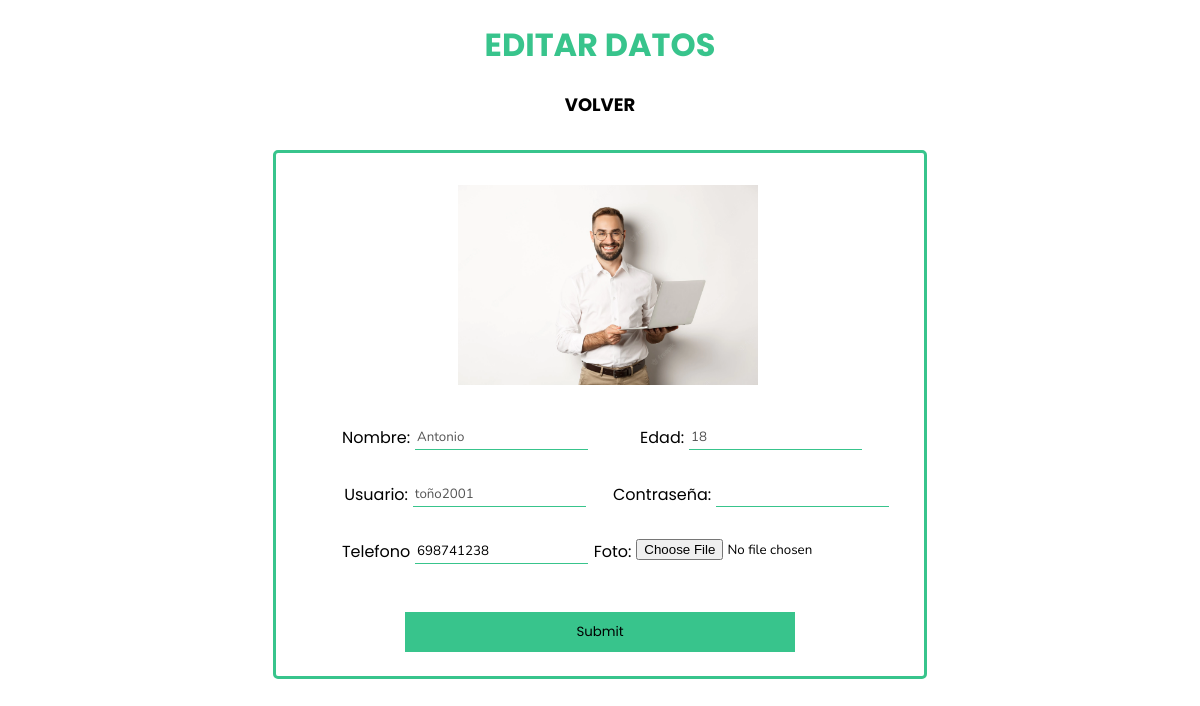
Screenshot of /php/mod_socio.php (signed in) with the database file from the repository.
### tables this page shows
CREATE TABLE `socio` (
  `Id` bigint(20) NOT NULL,
  `Nombre` varchar(50) NOT NULL,
  `Edad` tinyint(2) NOT NULL,
  `Usuario` varchar(30) NOT NULL,
  `Pass` varchar(80) NOT NULL,
  `Telefono` varchar(9) NOT NULL,
  `Foto` varchar(100) NOT NULL
);

### php/mod_socio.php (the view, shortened to what this page needs)
<!DOCTYPE html>
<html lang="es">
<head>
    <link rel="stylesheet" href="https://cdnjs.cloudflare.com/ajax/libs/font-awesome/6.2.0/css/all.min.css" />
    <link rel="stylesheet" href="../estilos/estilosmenu.css">
</head>
<body>
    <?php
    require_once("funciones.php");
    if(isset($_COOKIE['sesion'])){
        list($usu,$nom)=comprobar_sesion('c');
        $permiso=true;
    }else if(isset($_SESSION['tipo'])){
        list($usu,$nom)=comprobar_sesion('s');
        $permiso=true;
    }else{
        $usu='n';
        $permiso=false;
        echo "<p class='mnsmod'>No tiene permiso para acceder. Redirigiendo</p>";
        echo "<META HTTP-EQUIV='REFRESH'CONTENT='4;URL=../index.php'>";
    }
    if($permiso){
        $conexion=conectarservidor();
        if($usu==='a'){
            $cabecera=imprimir_menu($usu,$nom);
            echo $cabecera;
            echo "<h1>EDITAR DATOS</h1>";
            echo btn_volver('socios.php','volverinser');
            $id=$_GET['editsocio'];
            $datos=id_editar('socio',$id);
            while($fila=$datos->fetch_array(MYSQLI_ASSOC)){
                echo "
                <div class='formsinsertmod'>
                    <div class='fila1'>
                        <img src=$fila[Foto]>
                    </div>
                    <form method='post' action='#' enctype='multipart/form-data'>
                        <div class='centrar'>
                            <div class='columna1'>
                                <div>
                                    <label for='modnom'>Nombre:</label>
                                    <input name='modnom' type='text' value=$fila[Nombre]>
                                </div>
                                <div>
                                    <label for='modusu'>Usuario:</label>
                                    <input name='modusu' type='text' value=$fila[Usuario]>
                                </div>
                                <div>
                                    <label for='modtelf'>Telefono</label>
                                    <input name='modtelf' type='text' value=$fila[Telefono]>
                                </div>
                            </div>
                            <div class='columna2'>
                                <div>
                                    <label for='modedad'>Edad:</label>
                                    <input name='modedad' type='number' value=$fila[Edad]>
                                </div>
                                <div>
                                    <label for='modcontrasena'>Contraseña:</label>
                                    <input name='modcontrasena' type='password' value=$fila[Pass]>
                                </div>
                                <div>
                                    <label for='modfoto'>Foto:</label>
                                    <input name='modfoto' type='file' value=$fila[Foto]>
                                </div>
                            </div>
                        </div>
                        <input name='modenviar' type='submit'>
                    </form>
            </div>";
            $ruta=$fila['Foto'];
            }
        }else{
            echo "<h1>EDITAR DATOS</h1>";
            echo btn_volver('datos_socio.php','volverinser');
            $idsocio=$conexion->prepare("select id from socio where usuario=?");
            $idsocio->bind_param("s",$nom);
            $idsocio->bind_result($id);
            $idsocio->execute();
            $datos=id_editar('socio',$id);
            while($fila=$datos->fetch_array(MYSQLI_ASSOC)){
                echo "
                <div class='formsinsertmod'>
                    <div class='fila1'>
                        <img src=$fila[Foto]>
                    </div>
                    <form method='post' action='#' enctype='multipart/form-data'>
                        <div class='centrar'>
                            <div class='columna1'>
                                <div>
                                    <label for='modnom'>Nombre:</label>
                                    <input disabled name='modnom' type='text' value=$fila[Nombre]>
                                </div>
                                <div>
                                    <label for='modusu'>Usuario:</label>
                                    <input disabled name='modusu' type='text' value=$fila[Usuario]>
                                </div>
                                <div>
                                    <label for='modtelf'>Telefono</label>
                                    <input name='modtelf' type='text' value=$fila[Telefono]>
                                </div>
                            </div>
                            <div class='columna2'>
                                <div>
                                    <label for='modedad'>Edad:</label>
                                    <input disabled name='modedad' type='number' value=$fila[Edad]>
                                </div>
                                <div>
                                    <label for='modcontrasena'>Contraseña:</label>
                                    <input name='modcontrasena' type='password'>
                                </div>
                                <div>
                                    <label for='modfoto'>Foto:</label>
                                    <input name='modfoto' type='file' value=$fila[Foto]>
                                </div>
                            </div>
                        </div>
                        <input name='modenviar' type='submit'>
                    </form>
            </div>";
            }
        }
    }else{
        echo "<META HTTP-EQUIV='REFRESH'CONTENT='1;URL=../index.php'>";
    }
    ?>
</body>
</html>

### estilos/estilosmenu.css (style rules this page uses)
html { min-height: 100vh; position: relative; }
body { margin:0px; margin-bottom: 8rem; }
h1,h2 { text-align: center; color:#38c48c; font-family: 'Poppins', sans-serif; }
.formsinsertmod { border: 3px solid #38c48c; border-radius: 5px; width: 50%; margin: 2rem auto; display: flex; flex-direction: column; padding: 1.5rem; text-align: center; }
.centrar { width: 100%; display: flex; justify-content: center; }
.fila1 { width: 100%; display: flex; justify-content: center; }
.fila1 img { max-width: 70%; }
.columna1 { display: flex; flex-direction: column; width: 45%; }
.columna1 div, .columna2 div { padding: 1rem; display: flex; justify-content: center; margin: 0.5rem; }
.columna2 { display: flex; flex-direction: column; width: 45%; }
.formsinsertmod div { padding: 0.5rem; font-family: 'Poppins', sans-serif; }
.formsinsertmod label { font-family: 'Poppins', sans-serif; margin-right: 0.3rem; }
.formsinsertmod input { border: 0px; border-bottom: 1px solid #38c48c ; background-color: #00000000; outline: none; font-family: 'Nunito', sans-serif; }
.formsinsertmod input[type='file'] { border: 0px; }
.formsinsertmod input[type='submit'] { width: 65%; background-color: #38c48c; height: 2.5rem; border: 0px; margin: auto; margin-top: 1rem; font-family: 'Poppins', sans-serif; }
.formsinsertmod img { max-width: 50%; }

### rows the page displays
socio: Foto (picture), modnom "Antonio", modusu "toño2001", modtelf "698741238", modedad "18"
